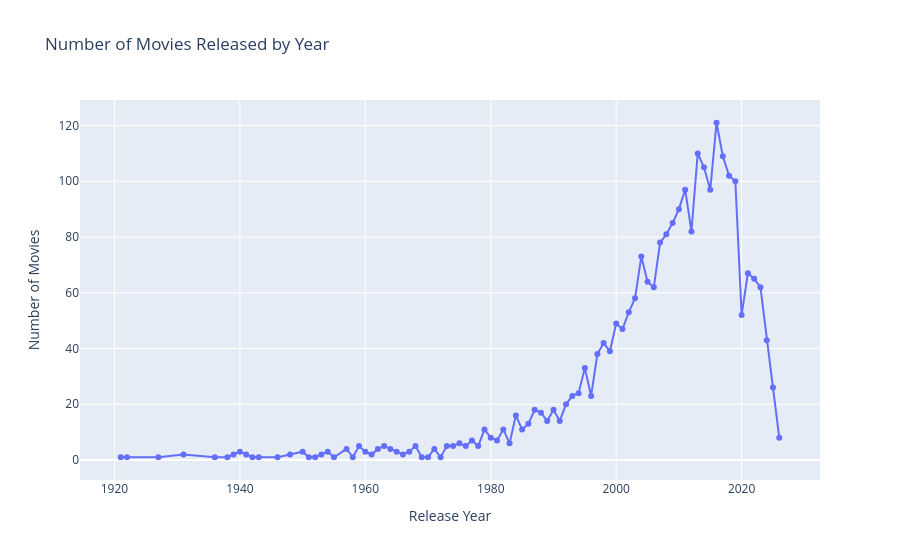

Notebook code for this chart:
### Code cell
movies["release_year"] = pd.to_datetime(
    movies["release_date"]
).dt.year

movies_per_year = (
    movies.groupby("release_year")
    .size()
    .reset_index(name="movie_count")
)

fig = px.line(
    movies_per_year,
    x="release_year",
    y="movie_count",
    markers=True,
    title="Number of Movies Released by Year"
)

fig.update_xaxes(title_text="Release Year")
fig.update_yaxes(title_text="Number of Movies")

fig.show()

### Figure 1 — Plotly figure (JSON) as saved in the notebook; plotly's stock layout.template omitted (floating-point values rounded to 4 significant figures)
{"data": [{"hovertemplate": "release_year=%{x}<br>movie_count=%{y}<extra></extra>", "legendgroup": "", "line": {"color": "#636efa", "dash": "solid"}, "marker": {"symbol": "circle"}, "mode": "lines+markers", "name": "", "orientation": "v", "showlegend": false, "type": "scatter", "x": [1921, 1922, 1927, 1931, 1936, 1938, 1939, 1940, 1941, 1942, 1943, 1946, 1948, 1950, 1951, 1952, 1953, 1954, 1955, 1957, 1958, 1959, 1960, 1961, 1962, 1963, 1964, 1965, 1966, 1967, 1968, 1969, 1970, 1971, 1972, 1973, 1974, 1975, 1976, 1977, 1978, 1979, 1980, 1981, 1982, 1983, 1984, 1985, 1986, 1987, 1988, 1989, 1990, 1991, 1992, 1993, 1994, 1995, 1996, 1997, 1998, 1999, 2000, 2001, 2002, 2003, 2004, 2005, 2006, 2007, 2008, 2009, 2010, 2011, 2012, 2013, 2014, 2015, 2016, 2017, 2018, 2019, 2020, 2021, 2022, 2023, 2024, 2025, 2026], "xaxis": "x", "y": [1, 1, 1, 2, 1, 1, 2, 3, 2, 1, 1, 1, 2, 3, 1, 1, 2, 3, 1, 4, 1, 5, 3, 2, 4, 5, 4, 3, 2, 3, 5, 1, 1, 4, 1, 5, 5, 6, 5, 7, 5, 11, 8, 7, 11, 6, 16, 11, 13, 18, 17, 14, 18, 14, 20, 23, 24, 33, 23, 38, 42, 39, 49, 47, 53, 58, 73, 64, 62, 78, 81, 85, 90, 97, 82, 110, 105, 97, 121, 109, 102, 100, 52, 67, 65, 62, 43, 26, 8], "yaxis": "y"}], "layout": {"legend": {"tracegroupgap": 0}, "title": {"text": "Number of Movies Released by Year"}, "xaxis": {"anchor": "y", "domain": [0, 1], "title": {"text": "Release Year"}}, "yaxis": {"anchor": "x", "domain": [0, 1], "title": {"text": "Number of Movies"}}}}
